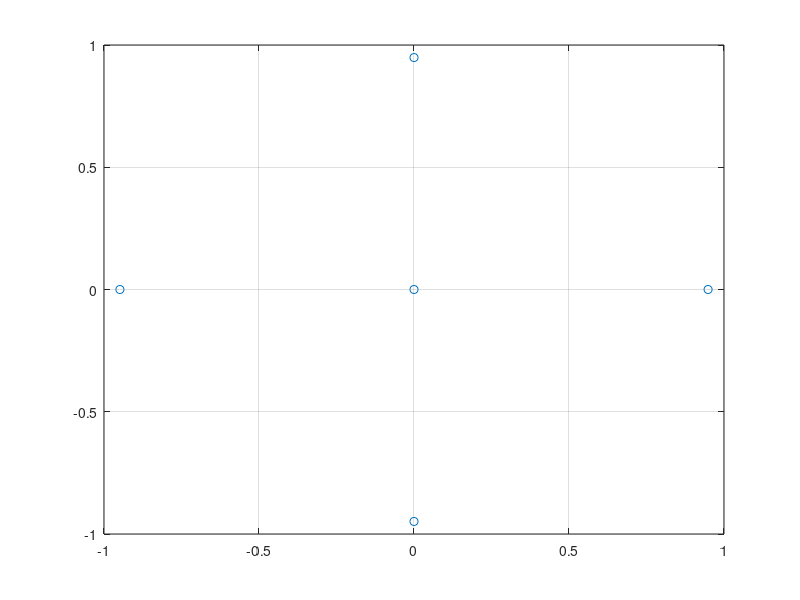
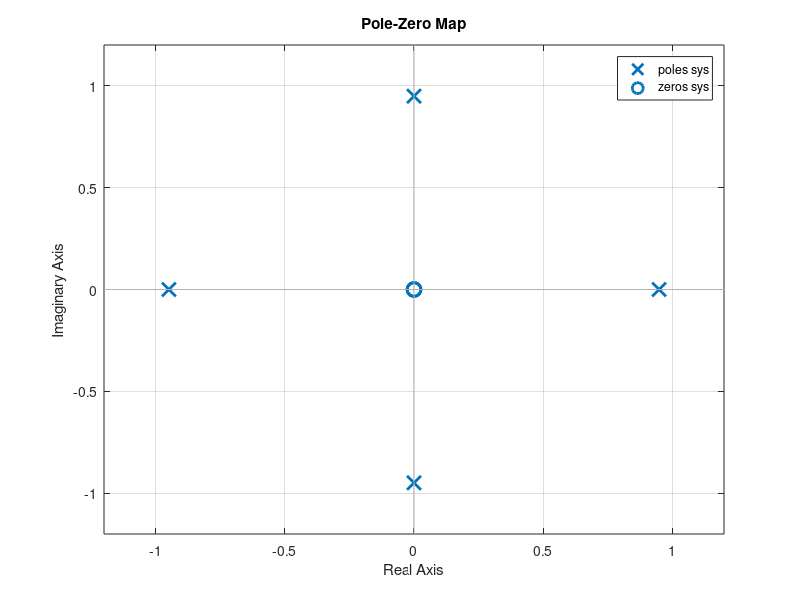
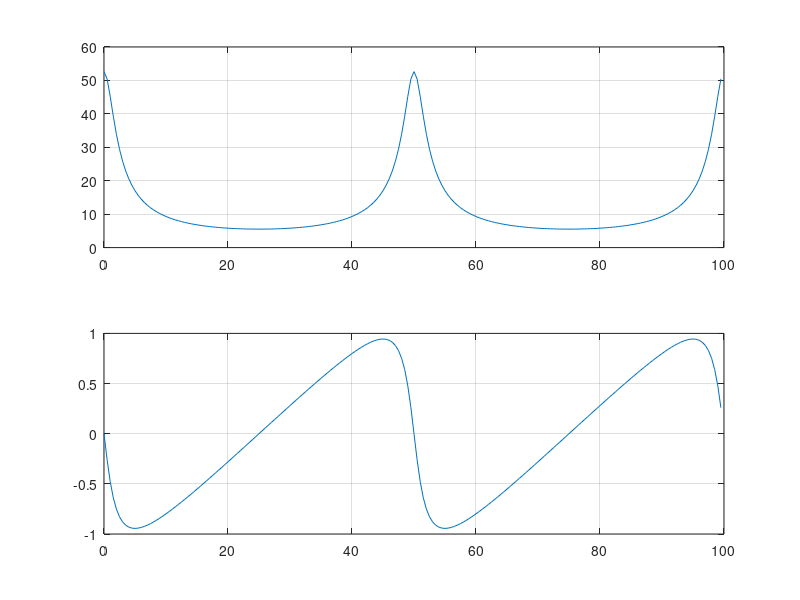
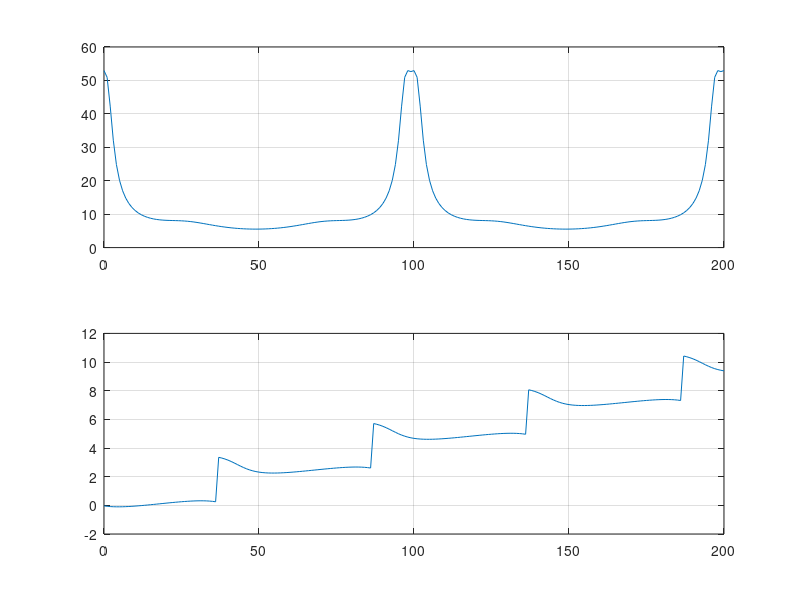

Source code (MATLAB) for these figures, in order:
% Carter Glynn
% Lab 5 - Poles/Zeros Analysis and Frequency/Phase Response
clear;

y = [10 0 0 0];
x = [1 0 0 0 -0.81];

% 1
z_pol = 10.^3*0;
z_zero = roots(x);
z_zero = [z_zero; z_pol];
figure(1)
plot(real(z_zero),imag(z_zero),'o');
grid on;

% 2
sys = tf(y,x);
figure(2)
pzmap(sys);

%3
M = 200;
fs = 200;
[h,w] = freqz(y,x,M,fs);
figure(3)
subplot(2,1,1)
plot(w,abs(h));
grid on;
subplot(2,1,2)
plot(w,angle(h));
grid on;

% 4 
n = 0:200;
for k=1:201
    w(k) = (pi/fs)*k;
    Hmag(k) = 10/(sqrt(((cos(4*w(k))-0.81).^2)+(1j*sin(4*w(k)).^2)));
    Hph(k) = (3*w(k))-atan((sin(4*w(k))./(cos(4*w(k)-0.81))));
end

figure(4)
subplot(2,1,1)
plot(n,Hmag)
grid on;
subplot(2,1,2)
plot(n,Hph);
grid on;